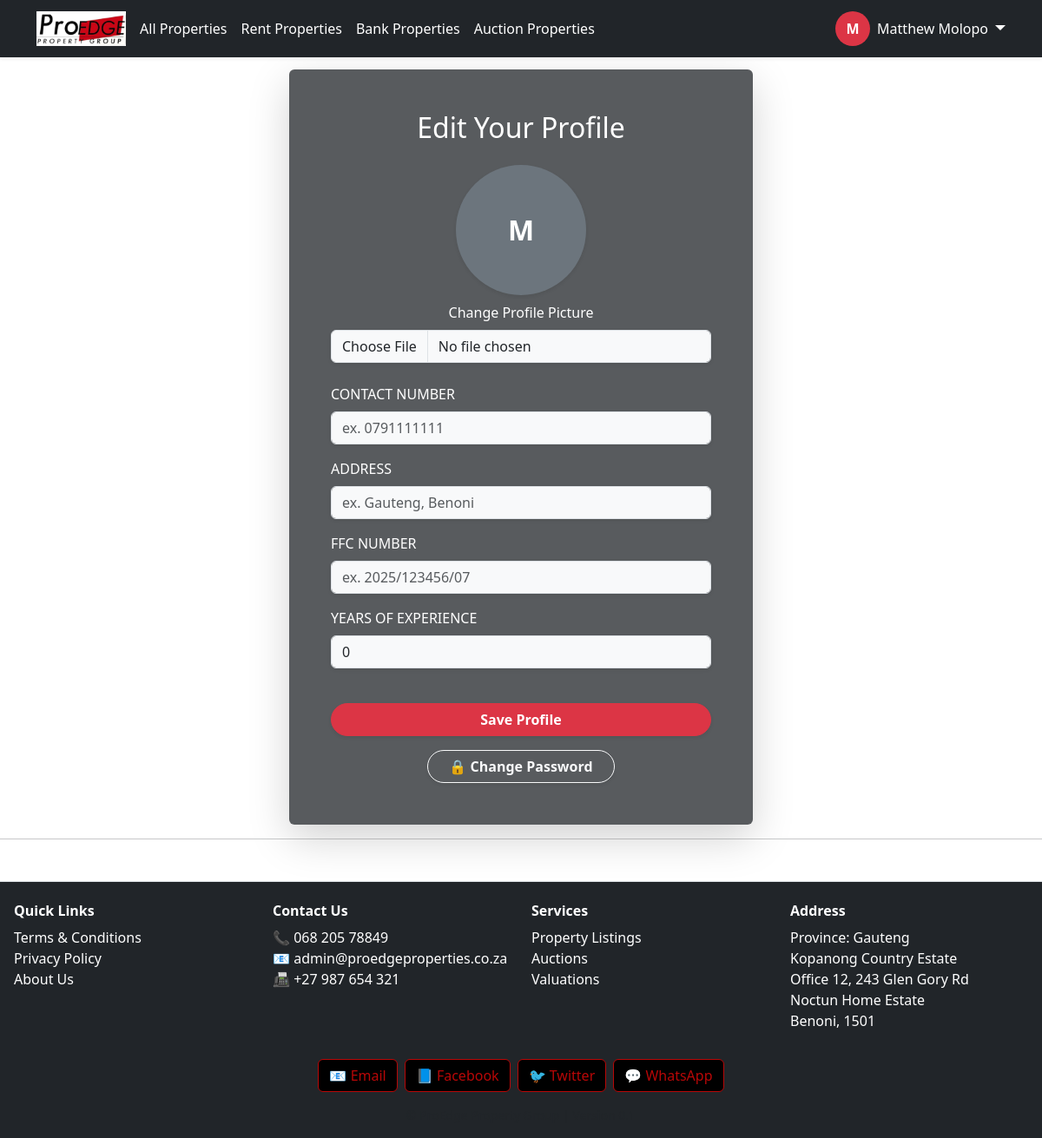
/edit-profile/ (signed in), run on the app's committed database.
### proedge/models.py (models this page shows, shortened)
class CustomUser(AbstractUser):
    ROLE_CHOICES = [
        ('buyer', 'Buyer'),
        ('seller', 'Seller'),
        ('tenant', 'Tenant'),
        ('agency', 'Agency'),
        ('landlord', 'Landlord'),
        ('agent', 'Agent'),
        ('bank', 'Bank'),
        ('auctioneer', 'Auctioneer'),
    ]
    role = models.CharField(max_length=20, choices=ROLE_CHOICES)
    email = models.EmailField(unique=True)
    is_email_verified = models.BooleanField(default=False)

class UserProfile(models.Model):
    user = models.OneToOneField(settings.AUTH_USER_MODEL, on_delete=models.CASCADE)
    full_name = models.CharField(max_length=255, blank=True)
    profile_picture = models.ImageField(upload_to=user_profile_picture_path, blank=True, null=True)
    contact_number = models.CharField(max_length=10, blank=False)
    address = models.CharField(max_length=255)
    is_profile_complete = models.BooleanField(default=False)
    agency = models.ForeignKey('listings.Agency', on_delete=models.SET_NULL, null=True, blank=True)
    ffc_number = models.CharField(max_length=64, blank=True)
    years_experience = models.PositiveIntegerField(default=0)
    ffc_certificate = models.FileField(upload_to='agent_docs/ffc_certificates/', blank=True, null=True)
    id_copy = models.FileField(upload_to='agent_docs/id_copies/', blank=True, null=True)
    proof_of_address = models.FileField(upload_to='agent_docs/proof_of_address/', blank=True, null=True)
    STATUS_CHOICES = [
        ('pending', 'Pending'),
        ('approved', 'Approved'),
        ('rejected', 'Rejected'),
    ]
    ffc_certificate_status = models.CharField(max_length=10, choices=STATUS_CHOICES, default='pending')
    id_copy_status = models.CharField(max_length=10, choices=STATUS_CHOICES, default='pending')
    proof_of_address_status = models.CharField(max_length=10, choices=STATUS_CHOICES, default='pending')

### proedge/views.py (the view)
# urls.py: path('edit-profile/', edit_profile, name='edit_profile'),
@login_required
def edit_profile(request):
    user = request.user
    profile, created = UserProfile.objects.get_or_create(user=user)
    if hasattr(user, 'agentprofile') and user.agentprofile.agency:
        FormClass = AgencyCreateAgentForm
        instance = user
        template_name = 'proedge/edit_agent_profile.html'
    else:
        FormClass = EditProfileForm
        instance = profile
        template_name = 'proedge/edit_profile.html'
    if request.method == 'POST':
        form = FormClass(request.POST, request.FILES, instance=instance)
        if form.is_valid():
            form.save()  # Save the profile
            if instance == user:
                update_session_auth_hash(request, user)
            messages.success(request, 'Profile updated successfully.')
            return redirect('agent_dashboard')
    else:
        form = FormClass(instance=instance)
    context = {
        'form': form,
        'user': user,
        'profile': profile,
    }
    if hasattr(user, 'agentprofile') and user.agentprofile.agency:
        context['agent'] = user
    return render(request, template_name, context)

### proedge/forms.py
class EditProfileForm(forms.ModelForm):
    class Meta:
        model = UserProfile
        fields = [
            'profile_picture',
            'contact_number',
            'ffc_number',
            'years_experience',
            'address',
            'ffc_certificate',
            'id_copy',
            'proof_of_address',
        ]
        widgets = {
            'contact_number': forms.TextInput(attrs={'placeholder': 'ex. 0791111111'}),
            'address': forms.TextInput(attrs={'placeholder': 'ex. Gauteng, Benoni'}),
            'ffc_number': forms.TextInput(attrs={'placeholder': 'ex. 2025/123456/07'}),
            'years_experience': forms.NumberInput(attrs={'placeholder': 'ex. 5'}),
        }

### proedge/templates/proedge/edit_profile.html (shortened to what this page needs)
{% extends 'base.html' %}
{% block content %}
{% load widget_tweaks %}
<div class="container mt-5">
  <div class="row justify-content-center">
    <div class="col-lg-6 col-md-8 col-12">
      <div class="p-5 bg-dark bg-opacity-75 rounded shadow-lg">
        <h2 class="text-center text-white mb-4">Edit Your Profile</h2>
        <div class="text-center mb-4">
          {% if profile.profile_picture %}
            <img src="{{ profile.profile_picture.url }}"
                 class="rounded-circle border border-danger shadow-sm mb-2"
                 style="width: 150px; height: 150px; object-fit: cover;">
          {% else %}
            <div class="rounded-circle bg-secondary text-white d-flex justify-content-center align-items-center mx-auto mb-2 shadow-sm"
                 style="width: 150px; height: 150px; font-size: 2rem; font-weight: bold;">
              {{ user.username|first|upper }}
            </div>
          {% endif %}
          <div class="mt-2">
            <label for="{{ form.profile_picture.id_for_label }}" class="form-label text-white">Change Profile Picture</label>
            {{ form.profile_picture|add_class:"form-control bg-light text-dark rounded shadow-sm" }}
          </div>
        </div>
        <form method="POST" enctype="multipart/form-data">
          <div class="mb-3">
            <label for="{{ form.contact_number.id_for_label }}" class="form-label text-uppercase text-white">
              Contact Number
            </label>
            {{ form.contact_number|add_class:"form-control bg-light text-dark rounded shadow-sm" }}
          </div>
          <div class="mb-3">
            <label for="{{ form.address.id_for_label }}" class="form-label text-uppercase text-white">
              Address
            </label>
            {{ form.address|add_class:"form-control bg-light text-dark rounded shadow-sm" }}
          </div>
          <div class="mb-3">
            <label for="{{ form.ffc_number.id_for_label }}" class="form-label text-uppercase text-white">
              FFC Number
            </label>
            {{ form.ffc_number|add_class:"form-control bg-light text-dark rounded shadow-sm" }}
          </div>
          <div class="mb-3">
            <label for="{{ form.years_experience.id_for_label }}" class="form-label text-uppercase text-white">
              Years of Experience
            </label>
            {{ form.years_experience|add_class:"form-control bg-light text-dark rounded shadow-sm" }}
          </div>
          <button type="submit" class="btn btn-danger w-100 mt-4 fw-bold rounded-pill shadow-sm">
            Save Profile
          </button>
        </form>
        <div class="mt-3 text-center">
          <a href="{% url 'change_password' %}"
             class="btn btn-outline-light fw-bold rounded-pill px-4 shadow-sm"
             data-bs-toggle="tooltip" data-bs-placement="top" title="Click to update your password">
            🔒 Change Password
          </a>
        </div>
      </div>
    </div>
  </div>
</div>
{% endblock %}

### proedge/templates/base.html (shortened to what this page needs)
{% load static %}
<!DOCTYPE html>
<html lang="en">
<head>
     <link rel="stylesheet" href="https://unpkg.com/leaflet@1.9.5/dist/leaflet.css"
/>
    <link href="https://cdn.jsdelivr.net/npm/bootstrap@5.3.0/dist/css/bootstrap.min.css" rel="stylesheet">
    <link rel="stylesheet" href="https://cdnjs.cloudflare.com/ajax/libs/font-awesome/6.4.0/css/all.min.css">
    <link rel="stylesheet" href="{% static 'proedge/css/style.css' %}">
    <link rel="stylesheet" href="https://cdn.jsdelivr.net/npm/lightgallery@2.7.1/css/lightgallery.min.css">
    <link rel="stylesheet" href="https://unpkg.com/leaflet/dist/leaflet.css" />
    <link rel="stylesheet" href="https://unpkg.com/leaflet@1.9.5/dist/leaflet.css"
/>
<link rel="stylesheet" href="https://cdn.jsdelivr.net/npm/lightgallery@2.7.1/css/lightgallery-bundle.min.css" />
<link rel="stylesheet" href="https://cdn.jsdelivr.net/npm/lightgallery@2.7.1/plugins/thumbnail/lg-thumbnail.min.css">
<link rel="stylesheet" href="https://cdn.jsdelivr.net/npm/lightgallery@2.7.1/plugins/zoom/lg-zoom.min.css">
<link rel="stylesheet" href="https://cdn.jsdelivr.net/npm/lightgallery@2.7.1/plugins/fullscreen/lg-fullscreen.min.css">
<link rel="stylesheet" href="https://cdn.jsdelivr.net/npm/lightgallery@2.7.1/plugins/share/lg-share.min.css">
<link rel="stylesheet" href="https://cdn.jsdelivr.net/npm/lightgallery@2.7.1/plugins/pager/lg-pager.min.css">
</head>
<body>
<nav class="navbar navbar-expand-lg navbar-dark bg-dark fixed-top shadow-sm">
  <div class="container">
    <a class="navbar-brand fw-bold me-1" href="/">
      <img src="{% static 'images/logo.png' %}" alt="ProEdge Logo" style="height: 40px;">
    </a>
    <div class="collapse navbar-collapse" id="navbarMain">
      <ul class="navbar-nav me-auto mb-2 mb-lg-0 flex-wrap justify-content-start">
        <li class="nav-item flex-fill flex-lg-auto mb-1 mb-lg-0">
          <a class="nav-link btn btn-outline-danger text-white w-100 text-center mx-1 px-1 {% if request.path == '/' or request.path == '/properties/' %}active{% endif %}" href="{% url 'property_list' %}">All Properties</a>
        </li>
        <li class="nav-item flex-fill flex-lg-auto mb-1 mb-lg-0">
          <a class="nav-link btn btn-outline-danger text-white w-100 text-center mx-1 px-1 {% if request.path == '/rent/' %}active{% endif %}" href="{% url 'property_list' %}">Rent Properties</a>
        </li>
        <li class="nav-item flex-fill flex-lg-auto mb-1 mb-lg-0">
          <a class="nav-link btn btn-outline-danger text-white w-100 text-center mx-1 px-1 {% if request.path == '/bank/' %}active{% endif %}" href="{% url 'property_list' %}">Bank Properties</a>
        </li>
        <li class="nav-item flex-fill flex-lg-auto mb-1 mb-lg-0">
          <a class="nav-link btn btn-outline-danger text-white w-100 text-center mx-1 px-1 {% if request.path == '/auctions/' %}active{% endif %}" href="{% url 'property_list' %}">Auction Properties</a>
        </li>
      </ul>
      <div class="d-flex flex-wrap align-items-center mt-2 mt-lg-0">
        {% if user.is_authenticated %}
          <div class="dropdown d-flex align-items-center">
            <a class="d-flex align-items-center text-decoration-none text-white me-2" href="{% url 'dashboard_redirect' %}">
              <div class="rounded-circle bg-danger text-white d-flex justify-content-center align-items-center fw-bold" style="width: 40px; height: 40px;">
                {{ user.get_full_name|default:user.username|slice:":1"|upper }}
              </div>
              <span class="ms-2 d-none d-lg-inline">{{ user.get_full_name|default:user.username }}</span>
            </a>
            <a class="dropdown-toggle text-white fs-5 ms-auto" href="#" id="userDropdown" data-bs-toggle="dropdown" aria-expanded="false"></a>
          </div>
        {% else %}
          <div class="d-flex flex-wrap gap-1">
            <a class="btn btn-outline-danger text-white px-2 fw-semibold" href="{% url 'login' %}">Login</a>
            <a class="btn btn-danger px-2 fw-semibold" href="{% url 'register' %}">Register</a>
          </div>
        {% endif %}
      </div>
    </div>
  </div>
</nav>
<main class="container mt-4">
  {% block content %}{% endblock %}
</main>
<hr>
<footer class="bg-dark text-white mt-5 pt-4 pb-3 border-top">
  <div class="container-fluid px-2">
    <div class="row">
      <div class="col-6 col-md-3 mb-3 text-center text-md-start">
        <h6 class="fw-bold mb-2">Quick Links</h6>
        <ul class="list-unstyled">
          <li><a href="#" class="text-white text-decoration-none">Terms & Conditions</a></li>
          <li><a href="#" class="text-white text-decoration-none">Privacy Policy</a></li>
          <li><a href="#" class="text-white text-decoration-none">About Us</a></li>
        </ul>
      </div>
      <div class="col-6 col-md-3 mb-3 text-center text-md-start">
        <h6 class="fw-bold mb-2">Contact Us</h6>
        <ul class="list-unstyled">
          <li>📞 068 205 78849</li>
          <li>📧 <a href="mailto:admin@proedgeproperties.co.za" class="text-white text-decoration-none">admin@proedgeproperties.co.za</a></li>
          <li>📠 +27 987 654 321</li>
        </ul>
      </div>
      <div class="col-6 col-md-3 mb-3 text-center text-md-start">
        <h6 class="fw-bold mb-2">Services</h6>
        <ul class="list-unstyled">
          <li><a href="#" class="text-white text-decoration-none">Property Listings</a></li>
          <li><a href="#" class="text-white text-decoration-none">Auctions</a></li>
          <li><a href="#" class="text-white text-decoration-none">Valuations</a></li>
        </ul>
      </div>
      <div class="col-6 col-md-3 mb-3 text-center text-md-start">
        <h6 class="fw-bold mb-2">Address</h6>
        <ul class="list-unstyled">
          <li>Province: Gauteng</li>
          <li>Kopanong Country Estate</li>
          <li>Office 12, 243 Glen Gory Rd</li>
          <li>Noctun Home Estate</li>
          <li>Benoni, 1501</li>
        </ul>
      </div>
    </div>
    <div class="d-flex justify-content-center flex-wrap gap-2 mb-3">
      <a href="mailto:info@youthportal.com" class="social-btn">📧 Email</a>
      <a href="https://facebook.com" target="_blank" class="social-btn">📘 Facebook</a>
      <a href="https://twitter.com" target="_blank" class="social-btn">🐦 Twitter</a>
      <a href="https://wa.me/1234567890" target="_blank" class="social-btn">💬 WhatsApp</a>
    </div>
    <div class="text-center text-muted small">&copy; {{ now|date:"Y" }} ProEdge Property Group | Version 0.1</div>
  </div>
</footer>
</body>
</html>

### proedge/templates/base.html (style rules this page uses)
footer { padding-left: 0.5rem; padding-right: 0.5rem; }
body, html { overflow-x: hidden; }
.navbar-brand img { max-height: 40px; }
.social-btn { padding: 6px 12px; border-radius: 6px; border: 1px solid #b80707; color: #b80707; background-color: #000; text-decoration: none; transition: all 0.3s ease; }
.social-btn { display: inline-block; padding: 6px 12px; border-radius: 6px; background-color: #000; color: #b80707; font-weight: 500; text-decoration: none; transition: all 0.3s ease; border: 1px solid #b80707; }

### data on the page
CustomUser: get_full_name "M", get_full_name "Matthew Molopo", username|first "M"
UserProfile: years_experience "0"
